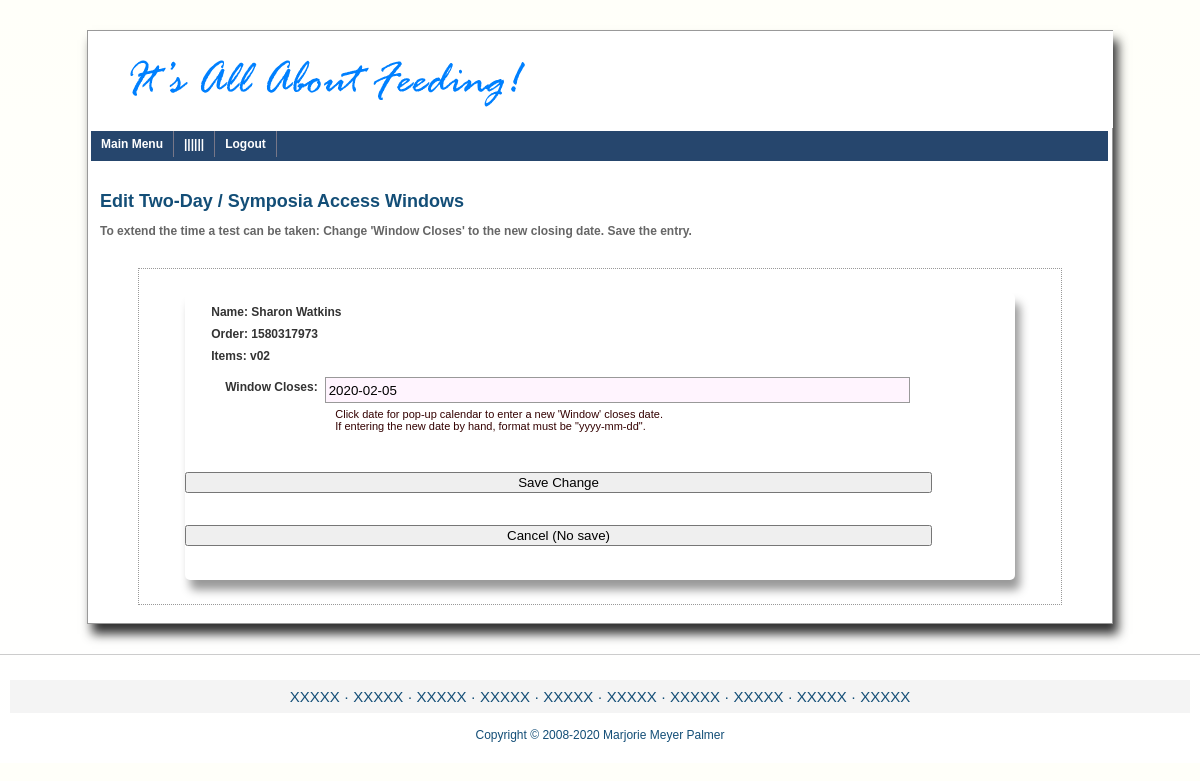
/support_bak/index_app_testsked_olceu_edit.php?mid=1580317973 (signed in), run on the app's committed database.
### tables this page shows
CREATE TABLE `ceu_users` (
  `orderno` varchar(255) NOT NULL,
  `datetime` datetime NOT NULL,
  `name` varchar(255) NOT NULL,
  `occupation` varchar(255) NOT NULL,
  `email` varchar(255) NOT NULL,
  `invoice` varchar(255) NOT NULL,
  `sid` varchar(255) NOT NULL,
  `numitems` int(11) NOT NULL DEFAULT '0',
  `itemnumber` text NOT NULL,
  `itemname` text NOT NULL,
  `orderstatus` varchar(255) NOT NULL,
  `winopen` date NOT NULL,
  `winclose` date NOT NULL
);

### support_bak/index_app_testsked_olceu_edit.php (the view, shortened to what this page needs)
<?php
include_once "_inc/_always.php";
include_once "_nav/nav_app_testsked_0.php";
$pageTitle    = "Edit Two-Day / Symposia Access Windows";
$pageSubTitle = "<span style='font-weight:bold;'>To extend the time a test can be taken: Change 'Window Closes' to the new closing date. Save the entry.</span>";
if(isset($_REQUEST['mid'])) {
  $mid = $_REQUEST['mid'];
}
$orderno   = (isset($_POST['orderno'])  && !empty($_POST['orderno']))  ? $_POST['orderno']  : $mid;
$name      = (isset($_POST['name'])     && !empty($_POST['name']))     ? $_POST['name']     : '';
$winclose  = (isset($_POST['winclose']) && !empty($_POST['winclose'])) ? $_POST['winclose'] : '';
if(isset($mid) && !empty($mid)) {
   if($link = db_connect_site()) {
	  if($result = mysqli_query($link,"SELECT * FROM $ceuusersTBL WHERE orderno = '$orderno' LIMIT 1")) {
		 if (mysqli_num_rows($result) > 0) {
			$row = mysqli_fetch_assoc($result);
			$orderno = $id = $mid = $row['orderno'];
			$name       = $row['name'];
			$itemnumber = $row['itemnumber'];
			$winclose   = $row['winclose'];
		  } else { $errorMsg = "Database empty"; }
	  } else { $errorMsg = "Cannot connect to database"; }
   } else { $errorMsg = "Cannot connect to databases"; }
}
?>
<!DOCTYPE html>
<html>
<head>
<link href="_css/css_cms.css" rel="stylesheet" type="text/css">
<link href="_css/css_nav_top.css" rel="stylesheet" type="text/css">
<link href="_css/css_forms_cms.css" rel="stylesheet" type="text/css">
<?php
echo $jq_ui_themes . "\n";
?>
</head>
<body>
<div id="playground">
  <div id='header'><?php showBigLogo(); ?></div>
  <div id='nav_box'>
     <div id='slidemenu' class='jqueryslidemenu'>
     </div>
  </div>
    <div id='content'>
        <?php
	    if(isset($pageTitle) && $pageTitle > '') {
          echo "<div class='pageTitle'>" . $pageTitle . " " . $fname . " " . $lname . "</div>\n";
	    }
        if(isset($pageSubTitle) && $pageSubTitle > '') {
           echo "<div class='pageSubTitle'>" . $pageSubTitle . "</div>\n";
	    }
	    echo "</div>";
	    ?>
        <div class='testsked_form_add_box'>
            <form id="testsked_add" action='<?php echo "{$_SERVER['PHP_SELF']}"?>' method="POST" novalidate>
                <div style='clear:both;height:12px; width:90%;'></div>
                <div class='display_hidden'>Name: <?php echo $name; ?></div>
                <div class='display_hidden'>Order: <?php echo $orderno; ?></div>
                <div class='display_hidden'>Items: <?php echo $itemnumber; ?></div>
                <div style='clear:both;height:6px; width:90%;'></div>
                <label for="winclose">Window Closes:</label>
                <input name="winclose" id="datepicker0" type="text" value="<?php echo $winclose ?>" size="30" maxlength="10">
                <div class='caption'>Click date for pop-up calendar to enter a new 'Window' closes date.<br>If entering the new date by hand, format must be "yyyy-mm-dd".</div>
                <div style='clear:both;height:12px; width:90%;'></div>
                <button type="submit" name="submit" value="submit">Save Change</button>
                <button type="submit" name="cancel" value="submit">Cancel (No save)</button>
                <div style='clear:both;height:18px; width:90%;'></div>
            </form>
        </div>
    </div>
  <div id="footer">
  </div>
</div>
</body>
</html>

### support_bak/_css/css_cms.css (style rules this page uses)
html, body, div, span, applet, object, iframe, h1, h2, h3, h4, h5, h6, p, blockquote, pre, a, abbr, acronym, address, big, cite, code, del, dfn, em, img, ins, kbd, q, s, samp, small, strike, strong, sub, sup, tt, var, b, u, i, center, dl, dt, dd, ol, ul, li, fieldset, form, label, legend, table, caption, tbody, tfoot, thead, tr, th, td, article, aside, canvas, details, embed, figure, figcaption, footer, header, hgroup, menu, nav, output, ruby, section, summary, time, mark, audio, video { margin:0; padding:0; border:0; font-size:100%; font:inherit; vertical-align:baseline; }
body { line-height:1; }
body { width:100% margin:0 auto; padding:0; font: 62.5% Arial, Helvetica, sans-serif; background: #FFFBFB; background: -webkit-gradient(linear, left top, left bottom, from(#FFFFF9), to(#FFFFFF)); background: -moz-linear-gradient(top, #FFFFF9, #FFFFFF); }
#playground { width:80%; max-width:1024px; min-width:1024px; margin:30px auto; background-color:#FFFFFF; border:1px solid #999; -moz-box-shadow: 5px 10px 10px #333333; -webkit-box-shadow: 5px 10px 10px #333333; box-shadow: 5px 10px 10px #333333; }
#header { width:99.9%; height:95px; margin:0; padding:0; border:1px solid #FFFFFF; background: #FFFFFF; }
#content { clear:both; width:98%; margin:30px 12px; padding:0; }
#content .pageTitle { clear:both; font-size: 1.8em; font-weight:bold; color:#134E77; margin-bottom:12px; }
#content .pageSubTitle { font-size:1.2em; color:#666; margin-bottom:12px; }
#footer { clear:both; margin:10px 0; padding: 10px; border-top: 1px solid #CCCCCC; text-align:center; font-family:"Trebuchet MS", "Helvetica", "Arial", "Verdana", "sans-serif"; }

### support_bak/_css/css_nav_top.css (style rules this page uses)
#nav_box { width:99.3%; height:30px; margin:3px; background:#26466D; }
.jqueryslidemenu { font: 1.2em Verdana, Geneva, sans-serif; font-weight:bold; background:#26466D; width: 100%; }

### support_bak/_css/css_forms_cms.css (style rules this page uses)
.testsked_form_add_box { clear:both; width:90%; margin: 18px auto; text-align:center; border:1px dotted #999; padding:12px 0; }
#testsked_add { width:90%; margin:12px auto; padding:0px; text-align:left; font:1em Verdana, Geneva, sans-serif; font-weight:bold; color:#333; -moz-border-radius:5px; -webkit-border-radius:5px; -moz-box-shadow:5px 10px 10px #999; -webkit-box-shadow:5px 10px 10px #999; box-shadow:5px 10px 10px #999; }
#testsked_add label { float:left; width:15%; height:24px; font-size:1.2em; margin:0 3px 4px 8px; padding-top:3px; text-align:right; }
#testsked_add input { float:left; width:70%; height:24px; margin:0 0 0px 4px;; padding:0 0 0 3px; border:1px solid #999; background-color:#FFF4FE; }
#testsked_add .caption { clear:both; width:80%; height:24px; margin:3px 0 12px 150px; font-size:1.1em; font-weight:normal; color:#300; }
#testsked_add .display_hidden { margin:0px 0px 8px 26px; font-size:1.2em; }
#testsked_add button { width:90%; margin:16px 0; }

### data on the page
ceu_users: name "Sharon Watkins", orderno "1580317973", itemnumber "v02", winclose "2020-02-05"

### other printed values
$pageTitle "Edit Two-Day / Symposia Access Windows"
